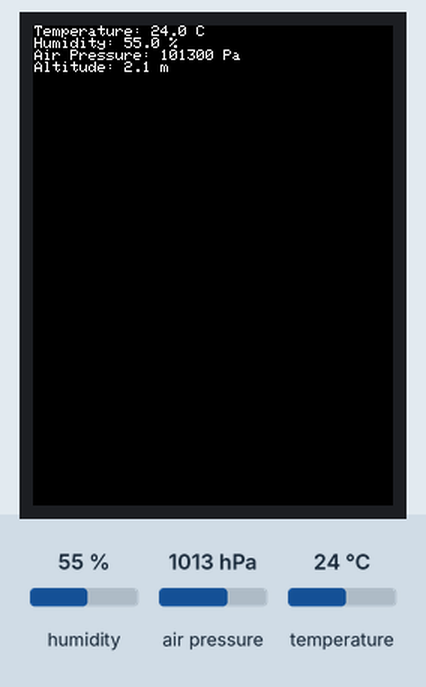
The program below on a simulated ESP32 board running MicroPython. On the bench: 240×320 colour display. Inputs (shaded band) come from the test bench; at power-on: humidity 55 %, air pressure 1013 hPa, temperature 24 °C. Library files of the repository ran but are not shown: 1 file(s).

Above: at 1.6 s.
1.7 s: humidity set to 22 %
4.4 s: air pressure set to 952 hPa
At 5.5 s:
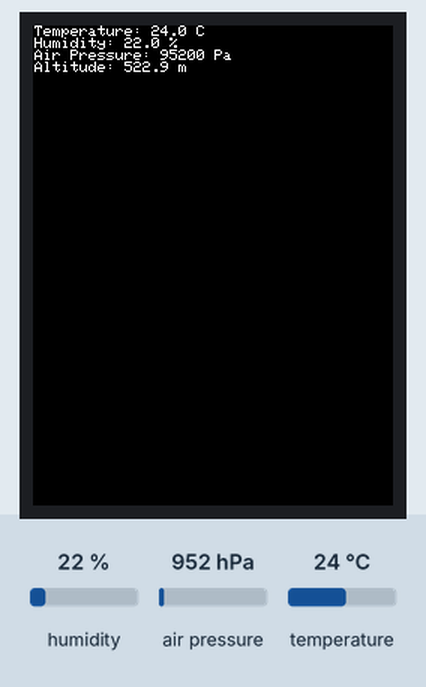
6.4 s: temperature set to 12 °C
8.5 s: humidity set to 40 %
Timing chart, 0 to 11.5 s (numbered marks = the images above; inputs shaded):
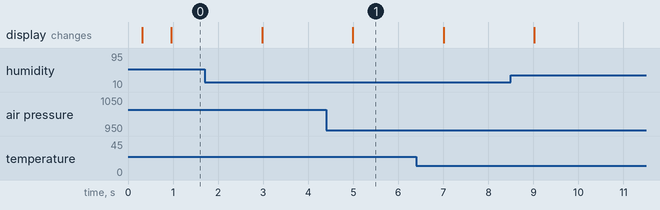

The program:

main.py
```python
from machine import SPI, I2C, Pin
from time import sleep
from dht12 import DHT12
from bmp280 import BMP280
from ili934xnew import ILI9341, color565

# M5Stack Pin definitions
TFT_LED_PIN = const(32)
TFT_DC_PIN = const(27)
TFT_CS_PIN = const(14)
TFT_MOSI_PIN = const(23)
TFT_CLK_PIN = const(18)
TFT_RST_PIN = const(33)
TFT_MISO_PIN = const(19)

i2c = I2C(scl=Pin(22), sda=Pin(21), freq=400000)
dht = DHT12(i2c)
bmp = BMP280(i2c)

power = Pin(TFT_LED_PIN, Pin.OUT)
power.value(1)
spi = SPI(2, baudrate=10000000, miso=Pin(TFT_MISO_PIN), mosi=Pin(TFT_MOSI_PIN), sck=Pin(TFT_CLK_PIN))
display = ILI9341(spi, cs=Pin(TFT_CS_PIN), dc=Pin(TFT_DC_PIN), rst=Pin(TFT_RST_PIN))

display.erase()

while True:
    dht.measure()
    sleep(0.5)
    pres = bmp.get()
#   print("Temperature: ",dht.temperature(),"°C")
    txt_temp = "Temperature: " + str(dht.temperature()) + " C "
#   print("Humidity: ",dht.humidity(),"%")
    txt_hum = "Humidity: " + str(dht.humidity()) + " % "
#   print("Temperature BMP280: ", pres[0],"°C")
#   print("Air Pressure: ", pres[1],"Pa")
    txt_pres = "Air Pressure: " + str(pres[1]) + " Pa "
#   print()
#    txt_alt = "Altitude: " + str(44330*(1-(pres[1]/101325)**(1/5.255))) + "  m "
    txt_alt2 = "Altitude: " + str(round(bmp.getAltitude(),1)) + "  m "

    display.set_pos(0,0)
    display.print(txt_temp)
    display.print(txt_hum)
    display.print(txt_pres)
#    display.print(txt_alt)
    display.print(txt_alt2)
    sleep(1.5)

# Clean-up and de initizalize
# display.erase()
# power(0)
```

Measured:
- after the input at 4.4 s, the display: changes after 0.59 s (image 1)
